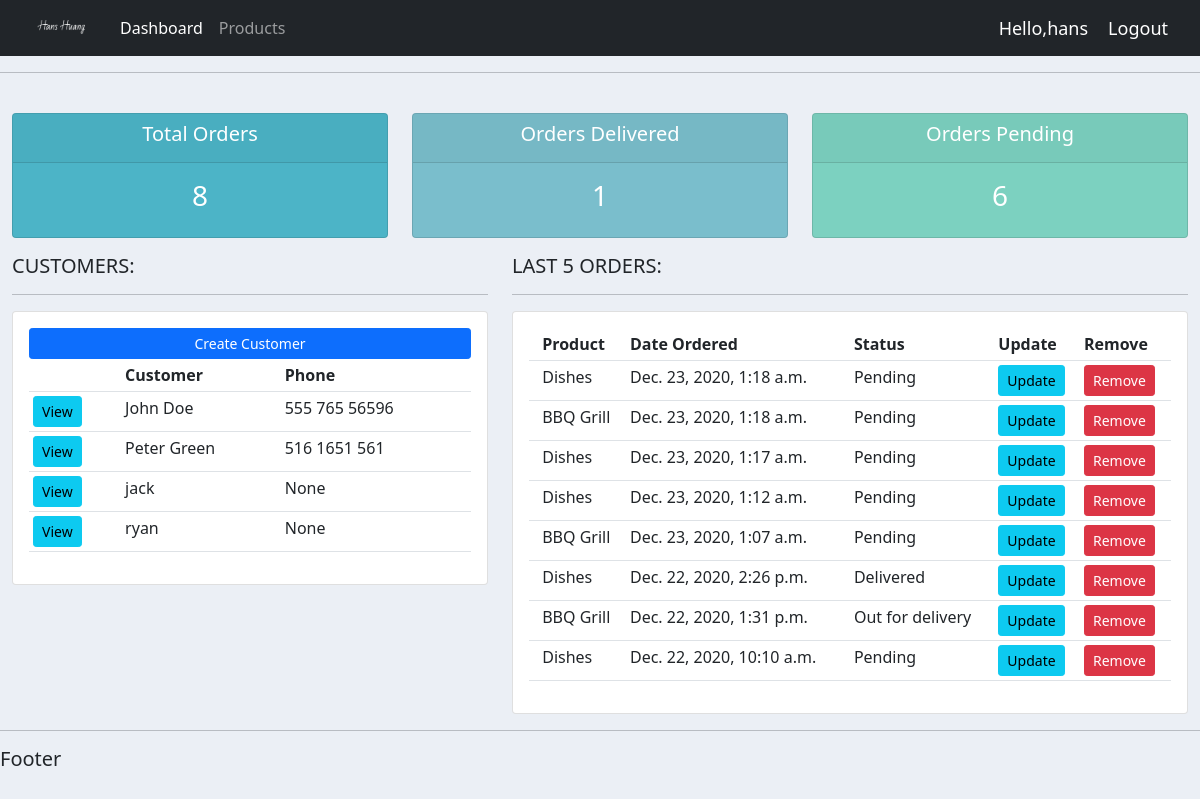
Page / (signed in) on the earlier database version.
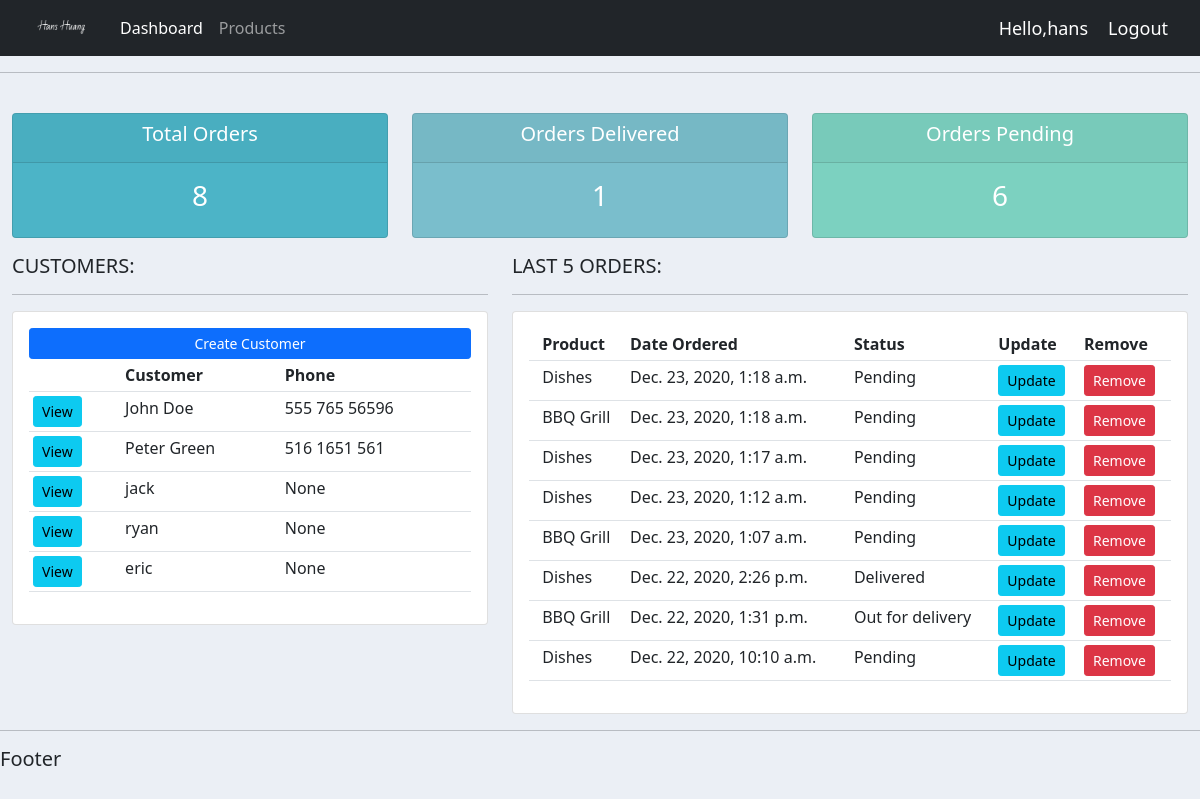
Same page on the later database version.
### accounts/models.py (models this page shows, shortened)
class Customer(models.Model):
    user = models.OneToOneField(User, blank=True, null=True, on_delete=models.CASCADE)
    name = models.CharField(max_length=200, null=True)
    phone = models.CharField(max_length=200, null=True)
    email = models.CharField(max_length=200, null=True)
    profile_pic = models.ImageField(default="default_profile_pic.png", null=True, blank=True)
    date_created = models.DateTimeField(auto_now_add=True, null=True)

class Order(models.Model):
    STATUS = (
        ('Pending', 'Pending'),
        ('Out for delivery', 'Out for delivery'),
        ('Delivered', 'Delivered'),
    )
    customer = models.ForeignKey(Customer, null=True, on_delete=models.SET_NULL)
    product = models.ForeignKey(Product, null=True, on_delete=models.SET_NULL)
    date_created = models.DateTimeField(auto_now_add=True, null=True)
    status = models.CharField(max_length=200, null=True, choices=STATUS)

class Product(models.Model):
    CATEGORY = (
        ('Indoor', 'Indoor'),
        ('Out Door', 'Out Door'),
    )
    name = models.CharField(max_length=200, null=True)
    price = models.FloatField(null=True)
    category = models.CharField(max_length=200, null=True, choices=CATEGORY)
    description = models.CharField(max_length=200, null=True, blank=True)
    date_created = models.DateTimeField(auto_now_add=True, null=True)
    tags = models.ManyToManyField(Tag)
    def __str__(self):
        return self.name

### accounts/decorators.py (the view)
    def wrapper_func(request, *args, **kwargs):
        group = None
        if request.user.groups.exists():
            group = request.user.groups.all()[0].name
        if group == 'customer':
            return redirect('user-page')
        if group == 'admin':
            return view_func(request, *args, **kwargs)

### accounts/views.py (called while the page is built)
@login_required(login_url='login')
@admin_only
def home(request):
    orders = Order.objects.all().order_by('-date_created')
    customers = Customer.objects.all()
    total_orders = orders.count()
    delivered = orders.filter(status='Delivered').count()
    pending = orders.filter(status='Pending').count()
    context = {
        'orders': orders,
        'customers': customers,
        'total_orders': total_orders,
        'delivered': delivered,
        'pending': pending,
    }
    return render(request, 'accounts/dashboard.html', context)

### accounts/templates/accounts/dashboard.html (shortened to what this page needs)
{% extends 'base.html' %}
{% block content %}
    {% include 'accounts/status.html' %}
    <div class="row">
        <div class="col-md-5">
            <h5>CUSTOMERS:</h5>
            <hr>
            <div class="card card-body">
                <div class="d-grid gap-1">
                    <a href="" class="btn btn-primary btn-sm" type="button">Create Customer</a>
                </div>
                <table class="table table-sm">
                    <tr>
                        <th></th>
                        <th scope="col">Customer</th>
                        <th scope="col">Phone</th>
                    </tr>
                    {% for customer in customers %}
                        <tr>
                            <td><a class="btn btn-sm btn-info" href="{% url 'customer' customer.pk %}">View</a></td>
                            <td>{{ customer.name }}</td>
                            <td>{{ customer.phone }}</td>
                        </tr>
                    {% endfor %}
                </table>
            </div>
        </div>
        <div class="col-md-7">
            <h5>LAST 5 ORDERS:</h5>
            <hr>
            <div class="card card-body">
                <table class="table table-sm">
                    <tr>
                        <th></th>
                        <th scope="col">Product</th>
                        <th scope="col">Date Ordered</th>
                        <th scope="col">Status</th>
                        <th scope="col">Update</th>
                        <th scope="col">Remove</th>
                    </tr>
                    {% for order in orders %}
                        <tr>
                            <td></td>
                            <td>{{ order.product }}</td>
                            <td>{{ order.date_created }}</td>
                            <td>{{ order.status }}</td>
                            <td><a href="{% url 'update_order' order.pk %}" class="btn btn-sm btn-info">Update</a> </td>
                            <td><a href="{% url 'delete_order' order.pk %}" class="btn btn-sm btn-danger">Remove</a> </td>
                        </tr>
                    {% endfor %}
                </table>
            </div>
        </div>
    </div>
{% endblock %}

Differences in the rows shown:
added Customer: name "eric", phone "None"
